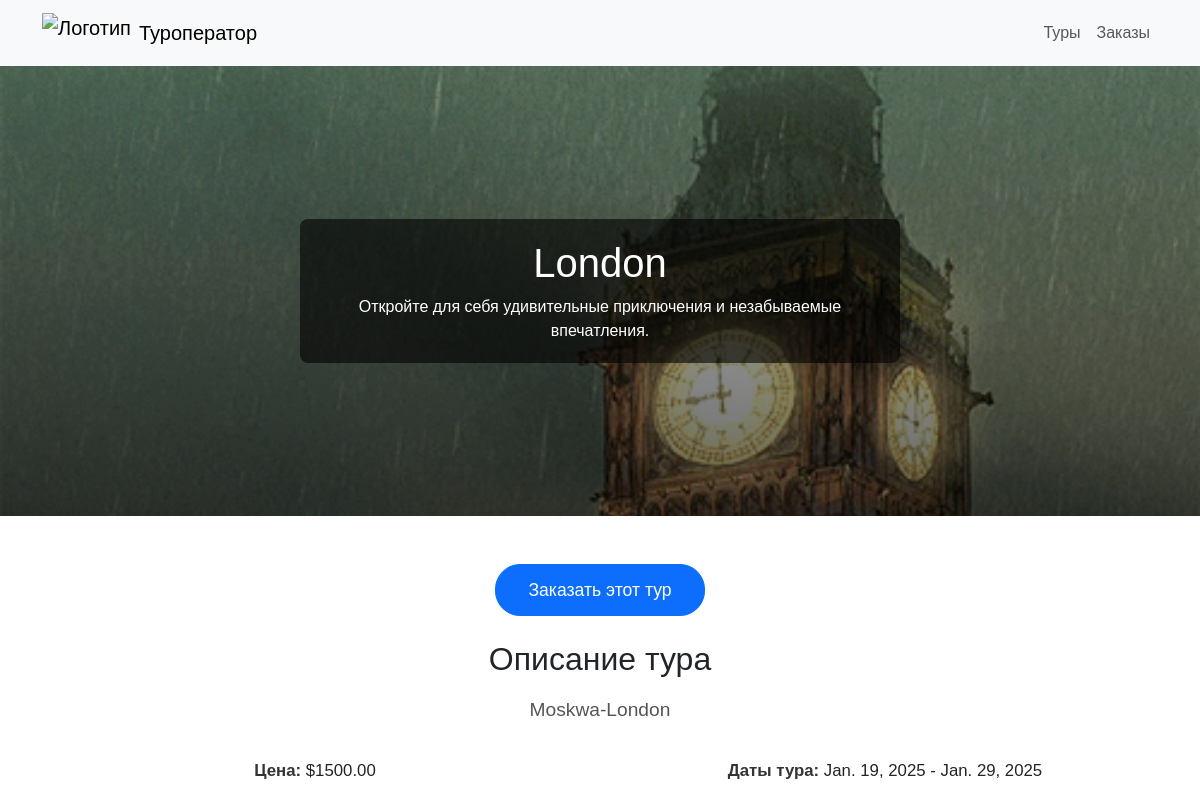
The app's page /tours/1/ with its own data.
### tours/models.py (models this page shows, shortened)
class Tour(models.Model):
    name = models.CharField(max_length=100)
    description = models.TextField()
    price = models.DecimalField(max_digits=10, decimal_places=2)
    start_date = models.DateField()
    end_date = models.DateField()
    gif = models.ImageField(upload_to='tours_gifs/', blank=True, null=True)

### tours/views.py (the view)
# urls.py: path("tours/<int:tour_id>/", views.tour_detail, name="tour_detail"),
def tour_detail(request, tour_id):
    tour = get_object_or_404(Tour, id=tour_id)
    return render(request, "tour_detail.html", {"tour": tour})

### tours/templates/tour_detail.html (shortened to what this page needs)
{% load static %}
<!DOCTYPE html>
<html lang="ru">
<head>
    <link rel="stylesheet" href="https://cdn.jsdelivr.net/npm/bootstrap@5.3.0/dist/css/bootstrap.min.css">
</head>
<body>
    <nav class="navbar navbar-expand-lg navbar-light bg-light shadow-sm">
        <div class="container">
            <a class="navbar-brand d-flex align-items-center" href="{% url 'home' %}">
                <img src="{% static 'images/logo.png' %}" alt="Логотип" style="height: 40px; width: auto;">
                <span class="ms-2">Туроператор</span>
            </a>
            <div class="collapse navbar-collapse" id="navbarNav">
                <ul class="navbar-nav ms-auto">
                    <li class="nav-item">
                        <a class="nav-link" href="{% url 'tour_list' %}">Туры</a>
                    </li>
                    <li class="nav-item">
                        <a class="nav-link" href="{% url 'order_list' %}">Заказы</a>
                    </li>
                </ul>
            </div>
        </div>
    </nav>
    <div class="hero-section">
        {% if tour.gif %}
            <img src="{{ tour.gif.url }}" alt="Гифка для {{ tour.name }}">
        {% else %}
            <img src="{% static 'images/default.gif' %}" alt="Гифка по умолчанию">
        {% endif %}
        <div class="hero-text">
            <h1>{{ tour.name }}</h1>
            <p>Откройте для себя удивительные приключения и незабываемые впечатления.</p>
        </div>
    </div>
    <div class="container mt-5">
        <div class="text-center mb-4">
            <a href="{% url 'order_tour' tour.id %}" class="btn btn-primary btn-lg">
                Заказать этот тур
            </a>
        </div>
        <h2 class="text-center mb-3">Описание тура</h2>
        <p class="description text-center mx-auto" style="max-width: 800px;">
            {{ tour.description }}
        </p>
        <div class="row info-row text-center">
            <div class="col-md-6 mb-3">
                <p><strong>Цена:</strong> ${{ tour.price }}</p>
            </div>
            <div class="col-md-6 mb-3">
                <p><strong>Даты тура:</strong> {{ tour.start_date }} - {{ tour.end_date }}</p>
            </div>
        </div>
    </div>
</body>
</html>

### tours/templates/tour_detail.html (style rules this page uses)
body { font-family: Arial, sans-serif; }
.hero-section { position: relative; text-align: center; color: #fff; overflow: hidden; }
.hero-section::before { content: ""; position: absolute; top: 0; left: 0; width: 100%; height: 100%; background: linear-gradient(180deg, rgba(0,0,0,0.2), rgba(0,0,0,0.6)); z-index: 1; }
.hero-section img { width: 100%; height: auto; max-height: 450px; object-fit: cover; }
.hero-text { position: absolute; top: 50%; left: 50%; transform: translate(-50%, -50%); z-index: 2; background-color: rgba(0, 0, 0, 0.6); padding: 20px 30px; border-radius: 8px; max-width: 600px; width: 90%; }
.hero-text h1 { font-size: 2.5rem; margin-bottom: 0.5rem; }
.hero-text p { margin-bottom: 0; }
.btn-primary.btn-lg { padding: 0.75rem 2rem; font-size: 1.1rem; border-radius: 25px; transition: background-color 0.3s ease; }
.description { font-size: 1.2rem; line-height: 1.6; color: #555; }
.info-row { margin-top: 2rem; font-size: 1.05rem; }
.info-row p strong { color: #333; }

### records on screen
Tour: gif (picture), name "London", description "Moskwa-London", price "1500.00", start_date "Jan. 19, 2025", end_date "Jan. 29, 2025"
